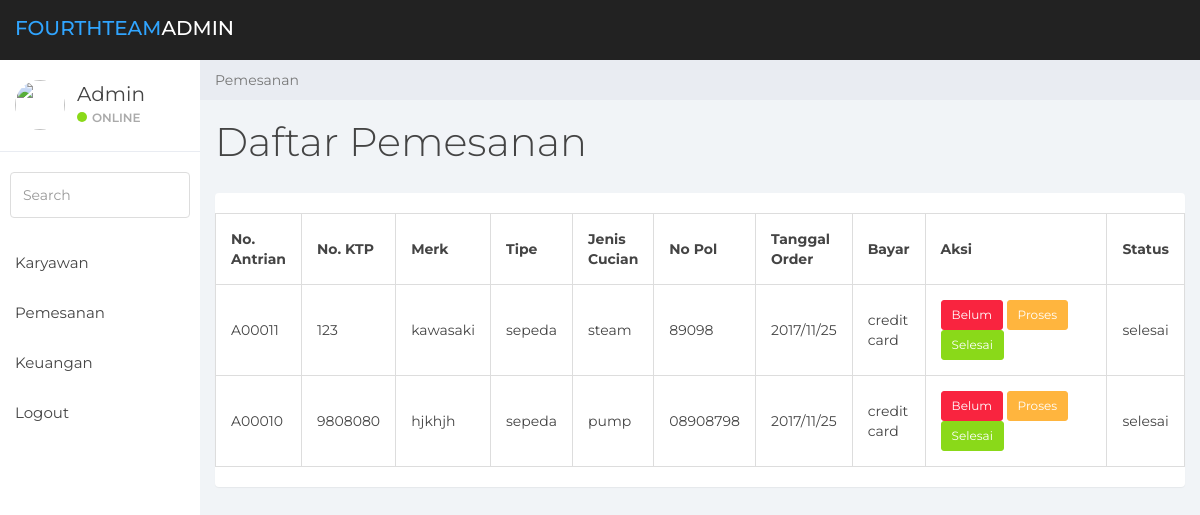
Page /admin/pemesanan.php on the committed database.
### tables this page shows
CREATE TABLE IF NOT EXISTS `kendaraan` (
  `antrian` varchar(10) NOT NULL,
  `email` varchar(20) DEFAULT NULL,
  `merk` varchar(10) DEFAULT NULL,
  `tipe` varchar(20) DEFAULT NULL,
  `jenis_cuci` varchar(20) DEFAULT NULL,
  `nopol` varchar(20) DEFAULT NULL,
  `tgl_order` varchar(20) DEFAULT NULL,
  `status` varchar(10) DEFAULT NULL,
  `jenis_bayar` varchar(30) DEFAULT NULL,
  PRIMARY KEY (`antrian`),
  UNIQUE KEY `email` (`email`)
);

CREATE TABLE IF NOT EXISTS `pelanggan` (
  `no_ktp` int(16) NOT NULL,
  `pass_pel` varchar(8) NOT NULL,
  `username` varchar(50) NOT NULL,
  `email` varchar(30) NOT NULL,
  `notelp` int(12) NOT NULL,
  PRIMARY KEY (`no_ktp`)
);

### admin/pemesanan.php (the view, shortened to what this page needs)
<!DOCTYPE html>
<html>
<head>
	<link href="../admin/css/bootstrap.min.css" rel="stylesheet">
	<link href="../admin/css/font-awesome.min.css" rel="stylesheet">
	<link href="../admin/css/styles.css" rel="stylesheet">
</head>
<body>
	<nav class="navbar navbar-custom navbar-fixed-top" role="navigation">
		<div class="container-fluid">
			<div class="navbar-header">
				<a class="navbar-brand" href="#"><span>FourthTeam</span>Admin</a>
			</div>
		</div>
	</nav>
	<div id="sidebar-collapse" class="col-sm-3 col-lg-2 sidebar">
		<div class="profile-sidebar">
			<div class="profile-userpic">
				<img src="../img/administrator.png" width="50px" height="50px" class="img-responsive" alt="">
			</div>
			<div class="profile-usertitle">
				<div class="profile-usertitle-name">Admin</div>
				<div class="profile-usertitle-status"><span class="indicator label-success"></span>Online</div>
			</div>
		</div>
		<form role="search">
			<div class="form-group">
				<input type="text" class="form-control" placeholder="Search">
			</div>
		</form>
		<ul class="nav menu">
			<li><a href="karyawan.php">Karyawan</a></li>
			<li><a href="pemesanan.php">Pemesanan</a></li>
			<li><a href="keuangan.php">Keuangan</a></li>
			<li><a href="logout_admin.php">Logout</a></li>
		</ul>
	</div>
	<div class="col-sm-9 col-sm-offset-3 col-lg-10 col-lg-offset-2 main">
		<div class="row">
			<ol class="breadcrumb">
				<li class="active">Pemesanan</li>
			</ol>
		</div>
		<div class="row">
			<div class="col-lg-12">
				<h1 class="page-header">Daftar Pemesanan</h1>
			</div>
		</div>
		<div class="panel panel-container">
		<form method="get" action="<?php $_SERVER['PHP_SELF'];?>">
			<table border="1">
				   	<tr>
				   		<th>No. Antrian</th>
				   		<th>No. KTP</th>
				   		<th>Merk</th>
				   		<th>Tipe</th>
				   		<th>Jenis Cucian</th>
				   		<th>No Pol</th>
				   		<th>Tanggal Order</th>
				   		<th>Bayar</th>
				   		<th width="25%">Aksi</th>
				   		<th>Status</th>
				   	</tr>
				   	<?php
				   	$query="Select * from kendaraan join pelanggan where kendaraan.email=pelanggan.email";
					$hasil=mysql_query($query);
					while ($data = mysql_fetch_array($hasil)){
					?>
						<tr>
							<td><?php echo $data['antrian']; ?></td>
							<td><?php echo $data['no_ktp']; ?></td>
							<td><?php echo $data['merk']; ?></td>
							<td><?php echo $data['tipe']; ?></td>
							<td><?php echo $data['jenis_cuci']; ?></td>
							<td><?php echo $data['nopol']; ?></td>
							<td><?php echo $data['tgl_order']; ?></td>
							<td><?php echo $data['jenis_bayar']; ?></td>
							<td>
								<a href=pemesanan.php?aksi1=belum&antrian=<?php echo $data['antrian']; ?> type="button" class="btn btn-sm btn-danger" name="belum">Belum</a>
								<a href=pemesanan.php?aksi2=proses&antrian=<?php echo $data['antrian']; ?> type="button" class="btn btn-sm btn-warning" name="proses">Proses</a>
								<a href=pemesanan.php?aksi3=selesai&antrian=<?php echo $data['antrian']; ?> type="button" class="btn btn-sm btn-success" name="selesai">Selesai</a>
							</td>
							<td><?php echo $data['status']; ?></td>
						</tr>
					<?php
					}
					?>
			   </table>
			   </form>
		<br/>
		</div>
</body>
</html>

### admin/css/styles.css (style rules this page uses)
body { background: #f1f4f7; padding-top: 60px; font-size: 14px; color: #444444; font-family: "Montserrat", "Helvetica Neue", Helvetica, Arial, sans-serif; }
a, a:hover, a:focus { color: #30a5ff; }
h1, h2, h3, h4, h5, h6 { color: #444444; }
h1 { font-weight: 300; font-size: 40px; }
input.form-control { border: 1px solid #ddd; box-shadow: none; height: 46px; }
.navbar-custom { background: #222; height: 60px; }
.navbar-header .navbar-brand { color: #fff; font-size: 20px; text-transform: uppercase; font-weight: 500; height: 60px; padding-top: 18px; }
.navbar-header .navbar-brand span { color: #30a5ff; }
.btn-success, .btn-success:hover, .btn-success:focus, .btn-success:active, .btn-success.active, .open > .dropdown-toggle.btn-success, .btn-success.disabled, .btn-success[disabled], fieldset[disabled] .btn-success, .btn-success.disabled:hover, .btn-success[disabled]:hover, fieldset[disabled] .btn-success:hover, .btn-success.disabled:focus, .btn-success[disabled]:focus, fieldset[disabled] .btn-success:focus, .btn-success.disabled:active, .btn-success[disabled]:active, fieldset[disabled] .btn-success:active, .btn-success.disabled.active, .btn-success[disabled].active, fieldset[disabled] .btn-success.active { background-color: #8ad919; border-color: #8ad919; }
.btn-warning, .btn-warning:hover, .btn-warning:focus, .btn-warning:active, .btn-warning.active, .open > .dropdown-toggle.btn-warning, .btn-warning.disabled, .btn-warning[disabled], fieldset[disabled] .btn-warning, .btn-warning.disabled:hover, .btn-warning[disabled]:hover, fieldset[disabled] .btn-warning:hover, .btn-warning.disabled:focus, .btn-warning[disabled]:focus, fieldset[disabled] .btn-warning:focus, .btn-warning.disabled:active, .btn-warning[disabled]:active, fieldset[disabled] .btn-warning:active, .btn-warning.disabled.active, .btn-warning[disabled].active, fieldset[disabled] .btn-warning.active { background-color: #ffb53e; border-color: #ffb53e; }
.btn-danger, .btn-danger:hover, .btn-danger:focus, .btn-danger:active, .btn-danger.active, .open > .dropdown-toggle.btn-danger, .btn-danger.disabled, .btn-danger[disabled], fieldset[disabled] .btn-danger, .btn-danger.disabled:hover, .btn-danger[disabled]:hover, fieldset[disabled] .btn-danger:hover, .btn-danger.disabled:focus, .btn-danger[disabled]:focus, fieldset[disabled] .btn-danger:focus, .btn-danger.disabled:active, .btn-danger[disabled]:active, fieldset[disabled] .btn-danger:active, .btn-danger.disabled.active, .btn-danger[disabled].active, fieldset[disabled] .btn-danger.active { background-color: #f9243f; border-color: #f9243f; }
.label-success { background-color: #8ad919; }
.panel { border: 0; }
.panel-container { padding-top: 20px; }
.navbar { border: 0; }
.sidebar { display: block; padding: 0; display: none; box-shadow: none; background: #fff; }
.sidebar ul { margin: 20px 0px; }
.sidebar form { padding: 10px 0 0 0; margin: 10px 10px 20px 10px; }
@media (min-width: 768px) { .sidebar { display: block; position: fixed; top: 60px; bottom: 0; left: 0; z-index: 1000; display: block; margin: 0; padding: 0; overflow-x: hidden; overflow-y: auto; } }
@media (min-width: 768px) { .navbar-header { width: 100%; } }
.sidebar ul.nav li a { height: 50px; font-size: 15px; line-height: 2em; color: #444444; }
.profile-sidebar { padding: 10px 0; border-bottom: 1px solid #e9ecf2; }
.indicator { width: 10px; height: 10px; display: inline-block; border-radius: 9999px; margin-right: 5px; }
.profile-userpic img { float: left; margin: 10px 0px 0px 15px; width: 50px; height: 50px; border-radius: 9999px !important; }
.profile-usertitle { float: left; text-align: left; margin: 10px 0 0 12px; }
.profile-usertitle-name { font-size: 20px; margin-bottom: 0px; }
.profile-usertitle-status { text-transform: uppercase; color: #AAA; font-size: 12px; font-weight: 600; margin-bottom: 15px; }
.breadcrumb { border-radius: 0; padding: 10px 15px 10px 15px; background: #e9ecf2; margin: 0; }
h1.page-header { margin-top: 20px; border-bottom: 0; }

### admin/pemesanan.php (style rules this page uses)
table, td, th { border: 1px solid #ddd; text-align: left; }
table { border-collapse: collapse; width: 100%; }
th, td { padding: 15px; }

### rows in the picture
kendaraan: antrian "A00011", pelanggan.no_ktp "123", merk "kawasaki", tipe "sepeda", jenis_cuci "steam", nopol "89098", tgl_order "2017/11/25", jenis_bayar "credit card", status "selesai"
kendaraan: antrian "A00010", pelanggan.no_ktp "9808080", merk "hjkhjh", tipe "sepeda", jenis_cuci "pump", nopol "08908798", tgl_order "2017/11/25", jenis_bayar "credit card", status "selesai"
